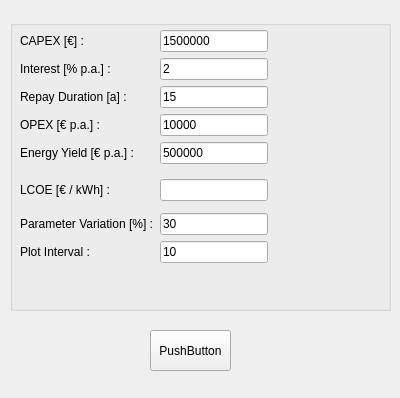
<?xml version="1.0" encoding="UTF-8"?>
<ui version="4.0">
 <class>MainWindow</class>
 <widget class="QMainWindow" name="MainWindow">
  <property name="geometry">
   <rect>
    <x>0</x>
    <y>0</y>
    <width>400</width>
    <height>398</height>
   </rect>
  </property>
  <property name="windowTitle">
   <string>MainWindow</string>
  </property>
  <widget class="QWidget" name="centralwidget">
   <widget class="QGroupBox" name="label_group">
    <property name="enabled">
     <bool>true</bool>
    </property>
    <property name="geometry">
     <rect>
      <x>10</x>
      <y>20</y>
      <width>381</width>
      <height>291</height>
     </rect>
    </property>
    <property name="styleSheet">
     <string notr="true">font: 75 12pt &quot;MS Shell Dlg 2&quot;;</string>
    </property>
    <property name="title">
     <string/>
    </property>
    <widget class="QWidget" name="formLayoutWidget">
     <property name="geometry">
      <rect>
       <x>10</x>
       <y>10</y>
       <width>359</width>
       <height>267</height>
      </rect>
     </property>
     <layout class="QFormLayout" name="formLayout">
      <property name="fieldGrowthPolicy">
       <enum>QFormLayout::FieldsStayAtSizeHint</enum>
      </property>
      <property name="rowWrapPolicy">
       <enum>QFormLayout::DontWrapRows</enum>
      </property>
      <item row="0" column="0">
       <widget class="QLabel" name="label_capex">
        <property name="text">
         <string>CAPEX [€] :</string>
        </property>
       </widget>
      </item>
      <item row="0" column="1">
       <widget class="QLineEdit" name="lineEdit_capex">
        <property name="text">
         <string>1500000</string>
        </property>
       </widget>
      </item>
      <item row="1" column="0">
       <widget class="QLabel" name="label_interest">
        <property name="text">
         <string>Interest [% p.a.] :</string>
        </property>
       </widget>
      </item>
      <item row="1" column="1">
       <widget class="QLineEdit" name="lineEdit_interest">
        <property name="text">
         <string>2</string>
        </property>
       </widget>
      </item>
      <item row="2" column="0">
       <widget class="QLabel" name="label_repay">
        <property name="text">
         <string>Repay Duration [a] :</string>
        </property>
       </widget>
      </item>
      <item row="2" column="1">
       <widget class="QLineEdit" name="lineEdit_repay">
        <property name="text">
         <string>15</string>
        </property>
       </widget>
      </item>
      <item row="3" column="0">
       <widget class="QLabel" name="label_opex">
        <property name="text">
         <string>OPEX [€ p.a.] :</string>
        </property>
       </widget>
      </item>
      <item row="3" column="1">
       <widget class="QLineEdit" name="lineEdit_opex">
        <property name="text">
         <string>10000</string>
        </property>
       </widget>
      </item>
      <item row="4" column="0">
       <widget class="QLabel" name="label_energy">
        <property name="text">
         <string>Energy Yield [€ p.a.] :</string>
        </property>
       </widget>
      </item>
      <item row="4" column="1">
       <widget class="QLineEdit" name="lineEdit_energy">
        <property name="text">
         <string>500000</string>
        </property>
       </widget>
      </item>
      <item row="6" column="0">
       <widget class="QLabel" name="label_lcoe">
        <property name="text">
         <string>LCOE [€ / kWh] :</string>
        </property>
       </widget>
      </item>
      <item row="6" column="1">
       <widget class="QLineEdit" name="lineEdit_lcoe"/>
      </item>
      <item row="8" column="0">
       <widget class="QLabel" name="label_variation">
        <property name="text">
         <string>Parameter Variation [%] :</string>
        </property>
       </widget>
      </item>
      <item row="8" column="1">
       <widget class="QLineEdit" name="lineEdit_variation">
        <property name="sizePolicy">
         <sizepolicy hsizetype="Expanding" vsizetype="Minimum">
          <horstretch>0</horstretch>
          <verstretch>0</verstretch>
         </sizepolicy>
        </property>
        <property name="text">
         <string>30</string>
        </property>
       </widget>
      </item>
      <item row="9" column="0">
       <widget class="QLabel" name="label_interval">
        <property name="text">
         <string>Plot Interval :</string>
        </property>
       </widget>
      </item>
      <item row="10" column="1">
       <layout class="QHBoxLayout" name="horizontalLayout"/>
      </item>
      <item row="9" column="1">
       <widget class="QLineEdit" name="lineEdit_interval">
        <property name="sizePolicy">
         <sizepolicy hsizetype="Minimum" vsizetype="Minimum">
          <horstretch>0</horstretch>
          <verstretch>0</verstretch>
         </sizepolicy>
        </property>
        <property name="text">
         <string>10</string>
        </property>
       </widget>
      </item>
      <item row="7" column="0">
       <widget class="Line" name="line">
        <property name="orientation">
         <enum>Qt::Vertical</enum>
        </property>
       </widget>
      </item>
      <item row="5" column="0">
       <widget class="Line" name="line_2">
        <property name="orientation">
         <enum>Qt::Horizontal</enum>
        </property>
       </widget>
      </item>
     </layout>
    </widget>
   </widget>
   <widget class="QPushButton" name="pushButton">
    <property name="geometry">
     <rect>
      <x>150</x>
      <y>330</y>
      <width>81</width>
      <height>41</height>
     </rect>
    </property>
    <property name="text">
     <string>PushButton</string>
    </property>
   </widget>
  </widget>
 </widget>
 <resources/>
 <connections/>
</ui>
